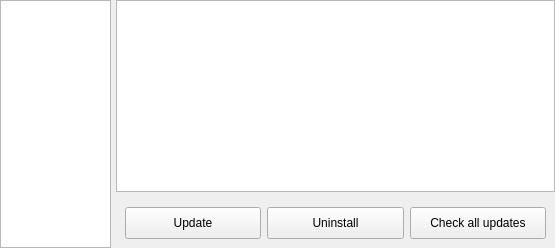
      <widget class="QWidget" name="installed_packages_page">
       <layout class="QHBoxLayout" name="horizontalLayout_2" stretch="1,4">
        <property name="spacing">
         <number>0</number>
        </property>
        <property name="leftMargin">
         <number>0</number>
        </property>
        <property name="topMargin">
         <number>0</number>
        </property>
        <property name="rightMargin">
         <number>0</number>
        </property>
        <property name="bottomMargin">
         <number>0</number>
        </property>
        <item>
         <widget class="QListWidget" name="installed_packages_list">
          <property name="sizePolicy">
           <sizepolicy hsizetype="Minimum" vsizetype="Preferred">
            <horstretch>0</horstretch>
            <verstretch>0</verstretch>
           </sizepolicy>
          </property>
          <property name="minimumSize">
           <size>
            <width>50</width>
            <height>0</height>
           </size>
          </property>
          <property name="styleSheet">
           <string notr="true">font: 14pt &quot;Segoe UI&quot;;</string>
          </property>
         </widget>
        </item>
        <item>
         <widget class="QWidget" name="installed_packages_from_list_lay" native="true">
          <property name="sizePolicy">
           <sizepolicy hsizetype="Minimum" vsizetype="Preferred">
            <horstretch>0</horstretch>
            <verstretch>0</verstretch>
           </sizepolicy>
          </property>
          <property name="minimumSize">
           <size>
            <width>0</width>
            <height>0</height>
           </size>
          </property>
          <layout class="QVBoxLayout" name="verticalLayout">
           <property name="spacing">
            <number>6</number>
           </property>
           <property name="leftMargin">
            <number>5</number>
           </property>
           <property name="topMargin">
            <number>0</number>
           </property>
           <property name="rightMargin">
            <number>0</number>
           </property>
           <property name="bottomMargin">
            <number>0</number>
           </property>
           <item>
            <widget class="QTextBrowser" name="installed_package_desc"/>
           </item>
           <item>
            <widget class="QWidget" name="installed_buttons_lay" native="true">
             <property name="sizePolicy">
              <sizepolicy hsizetype="Minimum" vsizetype="Minimum">
               <horstretch>0</horstretch>
               <verstretch>0</verstretch>
              </sizepolicy>
             </property>
             <property name="maximumSize">
              <size>
               <width>16777214</width>
               <height>16777215</height>
              </size>
             </property>
             <layout class="QHBoxLayout" name="horizontalLayout_3">
              <item>
               <widget class="QPushButton" name="update_package_button">
                <property name="sizePolicy">
                 <sizepolicy hsizetype="Minimum" vsizetype="Minimum">
                  <horstretch>0</horstretch>
                  <verstretch>0</verstretch>
                 </sizepolicy>
                </property>
                <property name="minimumSize">
                 <size>
                  <width>0</width>
                  <height>32</height>
                 </size>
                </property>
                <property name="text">
                 <string>Update</string>
                </property>
               </widget>
              </item>
              <item>
               <widget class="QPushButton" name="uninstall_package_button">
                <property name="sizePolicy">
                 <sizepolicy hsizetype="Minimum" vsizetype="Minimum">
                  <horstretch>0</horstretch>
                  <verstretch>0</verstretch>
                 </sizepolicy>
                </property>
                <property name="minimumSize">
                 <size>
                  <width>0</width>
                  <height>32</height>
                 </size>
                </property>
                <property name="text">
                 <string>Uninstall</string>
                </property>
               </widget>
              </item>
              <item>
               <widget class="QPushButton" name="check_updates_button">
                <property name="sizePolicy">
                 <sizepolicy hsizetype="Minimum" vsizetype="Minimum">
                  <horstretch>0</horstretch>
                  <verstretch>0</verstretch>
                 </sizepolicy>
                </property>
                <property name="text">
                 <string>Check all updates</string>
                </property>
               </widget>
              </item>
             </layout>
            </widget>
           </item>
          </layout>
         </widget>
        </item>
       </layout>
      </widget>
